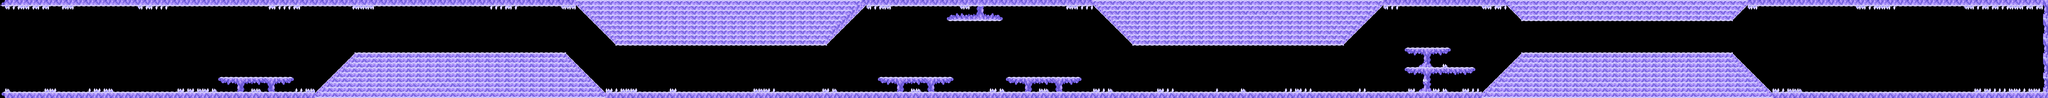

This is a level from a 2D game, rendered from its Tiled map with the project's own tilesets. A one-line summary and the map file follow, with tile-layer data summarised:
An orthogonal 416x20 tile map with 16x16 px tiles, 2 tile layers (Tile Layer 1, Tile Layer 2) and 23 objects.

<map version="1.2" tiledversion="1.3.1" orientation="orthogonal" renderorder="right-down" compressionlevel="0" width="416" height="20" tilewidth="16" tileheight="16" infinite="0" nextlayerid="4" nextobjectid="10">
 <editorsettings>
  <export target="level2Grundle.json" format="json" />
 </editorsettings>
 <tileset firstgid="1" name="grundleTileset" tilewidth="16" tileheight="16" tilecount="52" columns="13">
  <image source="grundleTileset.png" trans="e54dfd" width="208" height="64" />
  <tile id="3">
   <properties>
    <property name="collides" type="bool" value="true" />
   </properties>
   <objectgroup draworder="index" id="2">
    <object id="1" x="0" y="0" width="16" height="16" />
   </objectgroup>
  </tile>
  <tile id="4">
   <properties>
    <property name="collides" type="bool" value="true" />
   </properties>
   <objectgroup draworder="index" id="2">
    <object id="1" x="0" y="0" width="16" height="16" />
   </objectgroup>
  </tile>
  <tile id="5">
   <objectgroup draworder="index" id="2">
    <object id="1" x="0" y="0" width="16" height="16">
     <properties>
      <property name="collides" type="bool" value="true" />
     </properties>
    </object>
   </objectgroup>
  </tile>
  <tile id="14">
   <objectgroup draworder="index" id="2">
    <object id="1" x="8" y="0" width="8" height="8" />
   </objectgroup>
  </tile>
  <tile id="15">
   <properties>
    <property name="collides" type="bool" value="true" />
   </properties>
   <objectgroup draworder="index" id="2">
    <object id="1" x="0" y="0" width="16" height="16" />
    <object id="2" x="0" y="0" width="16" height="16" />
   </objectgroup>
  </tile>
  <tile id="16">
   <properties>
    <property name="collides" type="bool" value="true" />
   </properties>
   <objectgroup draworder="index" id="2">
    <object id="1" x="0" y="0" width="16" height="16" />
    <object id="2" x="0" y="0" width="16" height="16" />
   </objectgroup>
  </tile>
  <tile id="17">
   <properties>
    <property name="collides" type="bool" value="true" />
   </properties>
   <objectgroup draworder="index" id="2">
    <object id="1" x="0" y="0" width="16" height="16" />
    <object id="2" x="0" y="0" width="16" height="16" />
   </objectgroup>
  </tile>
  <tile id="18">
   <properties>
    <property name="collides" type="bool" value="true" />
   </properties>
   <objectgroup draworder="index" id="2">
    <object id="1" x="0" y="0" width="16" height="16" />
    <object id="2" x="0" y="0" width="16" height="16" />
   </objectgroup>
  </tile>
  <tile id="19">
   <properties>
    <property name="collides" type="bool" value="true" />
   </properties>
   <objectgroup draworder="index" id="2">
    <object id="1" x="0" y="0" width="16" height="16" />
    <object id="2" x="0" y="0" width="16" height="16" />
   </objectgroup>
  </tile>
  <tile id="20">
   <objectgroup draworder="index" id="2">
    <object id="1" x="0" y="0" width="12" height="12" />
   </objectgroup>
  </tile>
  <tile id="21">
   <properties>
    <property name="collides" type="bool" value="true" />
   </properties>
   <objectgroup draworder="index" id="2">
    <object id="1" x="0" y="0" width="16" height="16" />
   </objectgroup>
  </tile>
  <tile id="22">
   <properties>
    <property name="collides" type="bool" value="true" />
   </properties>
   <objectgroup draworder="index" id="2">
    <object id="1" x="0" y="0" width="16" height="16" />
    <object id="2" x="0" y="0" width="16" height="16" />
   </objectgroup>
  </tile>
  <tile id="23">
   <properties>
    <property name="collides-triangle" type="bool" value="true" />
   </properties>
   <objectgroup draworder="index" id="3">
    <object id="5" x="0.211567" y="0.211567">
     <properties>
      <property name="collides" type="bool" value="true" />
     </properties>
     <polygon points="0,0 15.7829,15.6983 -0.211567,15.7829" />
    </object>
   </objectgroup>
  </tile>
  <tile id="31">
   <properties>
    <property name="collides" type="bool" value="true" />
   </properties>
   <objectgroup draworder="index" id="2">
    <object id="1" x="0" y="0" width="16" height="16" />
   </objectgroup>
  </tile>
  <tile id="32">
   <properties>
    <property name="collides" type="bool" value="true" />
   </properties>
   <objectgroup draworder="index" id="2">
    <object id="1" x="0" y="0" width="8" height="16" />
   </objectgroup>
  </tile>
  <tile id="44">
   <properties>
    <property name="collides" type="bool" value="true" />
   </properties>
   <objectgroup draworder="index" id="2">
    <object id="1" x="0" y="0" width="16" height="16" />
   </objectgroup>
  </tile>
  <tile id="45">
   <properties>
    <property name="collides" type="bool" value="true" />
   </properties>
   <objectgroup draworder="index" id="2">
    <object id="1" x="0" y="0" width="8" height="16" />
   </objectgroup>
  </tile>
 </tileset>
 <layer id="1" name="Tile Layer 1" width="416" height="20">
  <data>[8320 cells, 3077 non-empty, 27 distinct tile ids]</data>
 </layer>
 <layer id="2" name="Tile Layer 2" width="416" height="20">
  <data>[8320 cells, 2859 non-empty, 4 distinct tile ids]</data>
 </layer>
</map>